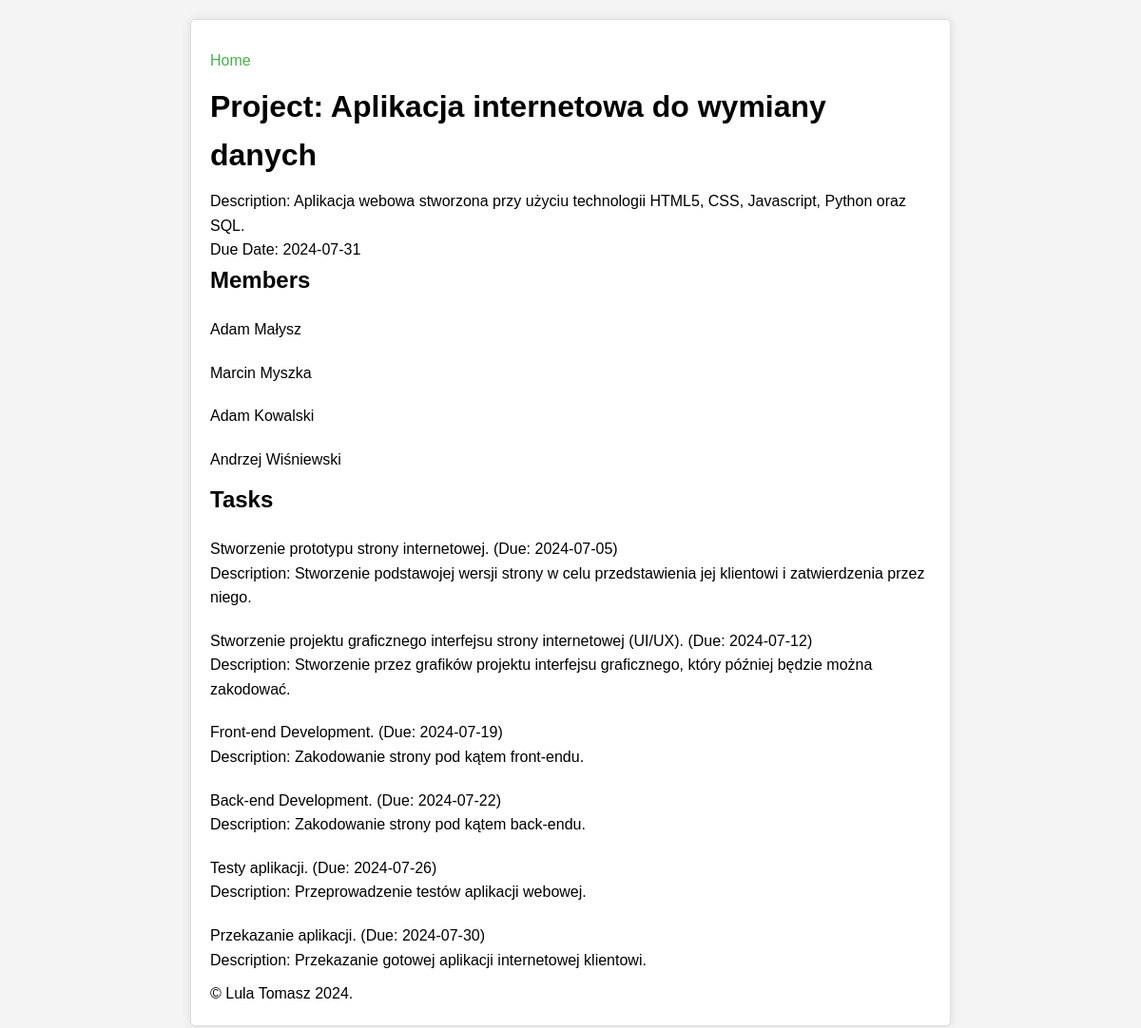
The page /project_info/4 on the database its author committed.
### tables this page shows
CREATE TABLE project (
            id INTEGER PRIMARY KEY AUTOINCREMENT,
            name TEXT NOT NULL,
            description TEXT,
            due_date DATE NOT NULL
        );

CREATE TABLE user (
            id INTEGER PRIMARY KEY AUTOINCREMENT,
            email TEXT NOT NULL UNIQUE,
            username TEXT NOT NULL,
            password TEXT NOT NULL
        );

CREATE TABLE task (
            id INTEGER PRIMARY KEY AUTOINCREMENT,
            project_id INTEGER NOT NULL,
            name TEXT NOT NULL,
            description TEXT,
            due_date DATE NOT NULL,
            assigned_to INTEGER,
            status TEXT NOT NULL DEFAULT 'not started',
            FOREIGN KEY (project_id) REFERENCES project(id),
            FOREIGN KEY (assigned_to) REFERENCES user(id)
        );

### app.py (the view)
@app.route('/project_info/<int:project_id>')
def project_info(project_id):
    conn = sqlite3.connect('projects.db')
    cursor = conn.cursor()
    cursor.execute('SELECT * FROM project WHERE id=?', (project_id,))
    project_data = cursor.fetchone()
    if not project_data:
        conn.close()
        return 'Project not found', 404
    project = Project(*project_data)
    cursor.execute('SELECT * FROM task WHERE project_id=?', (project_id,))
    tasks_data = cursor.fetchall()
    tasks = [Task(*task[:6]) for task in tasks_data]
    cursor.execute('''
        SELECT user.id, user.username FROM user
        JOIN project_member ON user.id = project_member.user_id
        WHERE project_member.project_id = ?
    ''', (project_id,))
    members = cursor.fetchall()
    conn.close()
    return render_template('project_info.html', project=project, tasks=tasks, members=members)

### templates/project_info.html (shortened to what this page needs)
{% extends 'base.html' %}
{% block content %}
    <h1>Project: {{ project.name }}</h1>
    <p>Description: {{ project.description }}</p>
    <p>Due Date: {{ project.due_date }}</p>
    <h2>Members</h2>
    <ul>
        {% for member in members %}
            <li>{{ member[1] }}</li>
        {% endfor %}
    </ul>
    <h2>Tasks</h2>
    <ul>
        {% for task in tasks %}
            <li>{{ task.name }} (Due: {{ task.due_date }})
                <p>Description: {{ task.description }}</p>
            </li>
        {% endfor %}
    </ul>
{% endblock %}

### templates/base.html (shortened to what this page needs)
<!DOCTYPE html>
<html lang="en">
<head>
    <link rel="stylesheet" href="../static/css/styles.css">
</head>
<body>
    <div class="container">
        <header>
            <nav>
                <ul>
                    <li><a href="{{ url_for('index') }}">Home</a></li>
                </ul>
            </nav>
        </header>
        <main>
            {% block content %}
            {% endblock %}
        </main>
        <footer>
            <p>&copy; Lula Tomasz 2024.</p>
        </footer>
    </div>
</body>
</html>

### static/css/styles.css (style rules this page uses)
* { margin: 0; padding: 0; box-sizing: border-box; }
body { font-family: Arial, sans-serif; line-height: 1.6; background-color: #f4f4f4; margin: 20px; }
.container { max-width: 800px; margin: auto; padding: 20px; background: #fff; border: 1px solid #ddd; border-radius: 5px; box-shadow: 0 0 10px rgba(0, 0, 0, 0.1); }
h1, h2, h3 { margin-bottom: 10px; }
ul { list-style-type: none; padding: 0; }
ul li { padding: 10px 0; }
a { color: #4CAF50; text-decoration: none; }

### rows shown on the page
project: name "Aplikacja internetowa do wymiany danych", description "Aplikacja webowa stworzona przy użyciu technologii HTML5, CSS, Javascript, Python oraz SQL.", due_date "2024-07-31"
user: username "Adam Małysz"
user: username "Marcin Myszka"
user: username "Adam Kowalski"
user: username "Andrzej Wiśniewski"
task: name "Stworzenie prototypu strony internetowej.", due_date "2024-07-05", description "Stworzenie podstawojej wersji strony w celu przedstawienia jej klientowi i zatwierdzenia przez niego."
task: name "Stworzenie projektu graficznego interfejsu strony internetowej (UI/UX).", due_date "2024-07-12", description "Stworzenie przez grafików projektu interfejsu graficznego, który później będzie można zakodować."
task: name "Front-end Development.", due_date "2024-07-19", description "Zakodowanie strony pod kątem front-endu."
task: name "Back-end Development.", due_date "2024-07-22", description "Zakodowanie strony pod kątem back-endu."
task: name "Testy aplikacji.", due_date "2024-07-26", description "Przeprowadzenie testów aplikacji webowej."
task: name "Przekazanie aplikacji.", due_date "2024-07-30", description "Przekazanie gotowej aplikacji internetowej klientowi."
